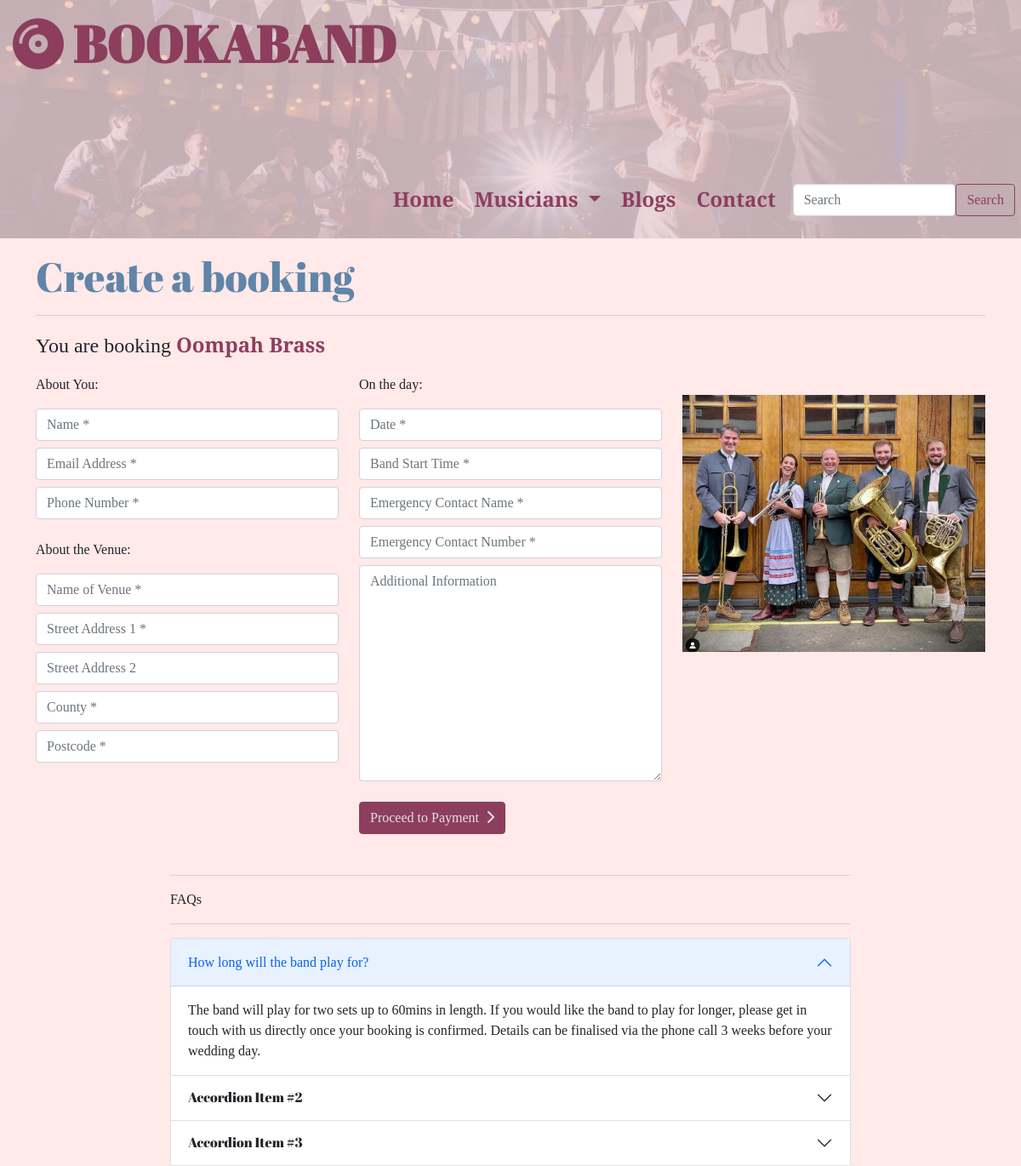
The page /bookings/new_booking/2/ on the database its author committed.
### bands/models.py (models this page shows, shortened)
class Band(models.Model):
    category = models.ForeignKey(
        'Category', null=True, blank=True, on_delete=models.SET_NULL)
    name = models.CharField(max_length=24)
    price = models.IntegerField()
    rating = models.DecimalField(max_digits=2, decimal_places=1)
    location = models.CharField(max_length=18)
    image_one = models.ImageField(null=True, blank=True)
    image_two = models.ImageField(null=True, blank=True)
    image_three = models.ImageField(null=True, blank=True)
    image_four = models.ImageField(null=True, blank=True)
    biography = models.TextField()

### bookings/views.py (the view, shortened to what this page needs)
# urls.py: path('new_booking/<int:band_id>/', views.new_booking, name='new_booking'),
def new_booking(request, band_id):
    band = get_object_or_404(Band, pk=band_id)
    form = BookingForm()
    context = {
            'band': band,
            'form': form,
            }
    return render(request, 'bookings/new_booking.html', context)

### bookings/templates/bookings/new_booking.html (shortened to what this page needs)
{% extends "base.html" %}
{% load static %}
{% block page_header %}
<h2 class="text-d-blue mt-3">Create a booking</h2>
<hr>
{% endblock %}
{% block content %}
<div>
  <p class="subheading">You are booking <strong class="text-d-pink">{{ band.name }}</strong></p>
</div>
<form method="POST" action="{% url 'new_booking' band.id %}">
  <div class="row">
    <div class="col-12 col-lg-4">
      <p>About You:</p>
      {{ form.client_name | as_crispy_field }}
      {{ form.email | as_crispy_field }}
      {{ form.contact_number | as_crispy_field }}
      <p class="mt-4">About the Venue:</p>
      {{ form.venue_name | as_crispy_field }}
      {{ form.venue_address1 | as_crispy_field }}
      {{ form.venue_address2 | as_crispy_field }}
      {{ form.county | as_crispy_field }}
      {{ form.postcode | as_crispy_field }}
    </div>
    <div class="col-12 col-lg-4">
      <p>On the day:</p>
      {{ form.wedding_date | as_crispy_field }}
      {{ form.start_time | as_crispy_field }}
      {{ form.emergency_contact | as_crispy_field }}
      {{ form.emergency_phone | as_crispy_field }}
      {{ form.additional_information | as_crispy_field }}
      <button type="submit" class="btn btn-primary mt-3">Proceed to Payment
        <i class="fas fa-chevron-right ms-1"></i>
      </button>
    </div>
    <div class="col-12 col-lg-4">
      <img src="{{ band.image_one.url }}" alt="{{ band.name }}" class="w-100 pt-4">
    </div>
  </div>
</form>
<div class="terms mx-auto">
  <hr class="mt-5">
  <p>FAQs</p>
  <hr>
  <div class="accordion" id="accordionExample">
    <div class="accordion-item">
      <p class="accordion-header" id="headingOne">
        <button class="accordion-button" type="button" data-bs-toggle="collapse" data-bs-target="#collapseOne"
          aria-expanded="true" aria-controls="collapseOne">
          How long will the band play for?
        </button>
      </p>
      <div id="collapseOne" class="accordion-collapse collapse show" aria-labelledby="headingOne"
        data-bs-parent="#accordionExample">
        <div class="accordion-body">
          The band will play for two sets up to 60mins in length. If you would like the band to play for longer, please
          get in touch with us directly once your booking is confirmed. Details can be finalised via the phone call 3
          weeks before your wedding day.
        </div>
      </div>
    </div>
    <div class="accordion-item">
      <h2 class="accordion-header" id="headingTwo">
        <button class="accordion-button collapsed" type="button" data-bs-toggle="collapse" data-bs-target="#collapseTwo"
          aria-expanded="false" aria-controls="collapseTwo">
          Accordion Item #2
        </button>
      </h2>
    </div>
    <div class="accordion-item">
      <h2 class="accordion-header" id="headingThree">
        <button class="accordion-button collapsed" type="button" data-bs-toggle="collapse"
          data-bs-target="#collapseThree" aria-expanded="false" aria-controls="collapseThree">
          Accordion Item #3
        </button>
      </h2>
    </div>
  </div>
</div>
{% endblock %}

### static/css/base.css (style rules this page uses)
html { height: 100%; }
body { font-family: 'Playfair Display', serif; background: #ffe9e9; }
.text-d-pink { color: #8d3e5d }
.text-d-blue { color: #6085A9; }
.btn-primary { color: #E0E0E6; background-color: #8d3e5d; border: 1px solid #8d3e5d; }
hr { color: #6085A9; border: 0; margin: 16px 0px; }
h2 { font-family: 'Abril Fatface', cursive; font-size: 48px; }
.subheading { font-size: 24px; }
.booking-form-field { margin: 8px 0px; max-width: 400px; }
.terms { max-width: 800px; }

### rows shown on the page
Band: name "Oompah Brass", image_one (picture)
